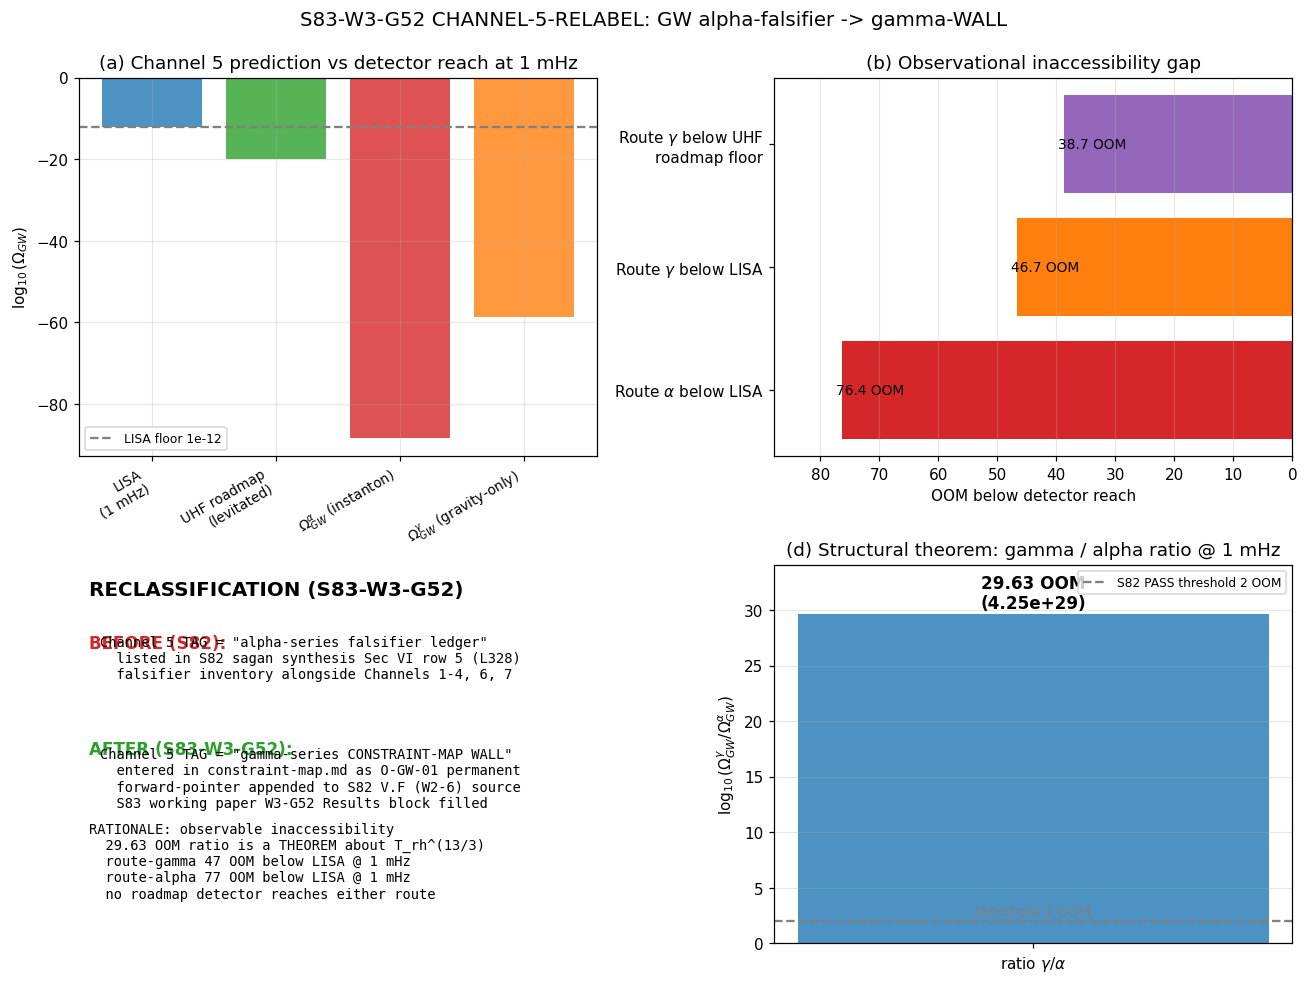

This chart was generated by the following Python code:
#!/usr/bin/env python3
"""
S83 W3-G52 -- CHANNEL-5-RELABEL (GW alpha-falsifier -> gamma-WALL)
===================================================================

Gate: S83-CHANNEL-5-RELABEL  [AUDIT]
Classification: NON-PHONONIC (registry bookkeeping + epistemic reclassification)
Owner: sagan-empiricist

Pre-registration (sessions/session-plan/session-83-plan.md Sec W3-G52 L2968-L2997;
                  sessions/archive/session-82/session-82-sagan-synthesis.md Sec V.5 L274-L279,
                  Sec VII.1 L344, Sec II.E L122):
    HYPOTHESIS: GW channel 5 (W2-6 Omega_GW alpha-vs-gamma ratio = 4.25e29
                at f = 1 mHz, beats 2-OOM threshold by 27.6 OOM) should be
                reclassified from the "alpha-series falsifier ledger" to
                the "gamma-series CONSTRAINT-MAP WALL" (permanent structural
                identity) -- because the gate PASSES as a theorem about
                T_rh^(13/3) scaling but is 47-77 OOM below every roadmap
                detector's reach at 1 mHz, and thus does not function as a
                falsifier for the foreseeable operational future.

    PASS: (a) session-83 working paper Sec W3-G52 Results block filled with
              relabel record + 4-tuple + substitution chain + cross-refs;
          (b) forward-pointer note prepended at S82 Sec V.F (the source of
              the W2-6 verdict line) pointing to S83-W3-G52 reclassification;
          (c) CONSTRAINT-MAP entry O-GW-01 WALL added to
              .claude/agent-memory/constraint-map.md;
          (d) verdict line appended to s83_gate_verdicts.txt;
          (e) npz + png artifacts written to computations/_shared/;
          (f) no orphan "Channel 5 is a near-term falsifier" claims remain
              in S83 canonical registry docs.

    FAIL: any of (a)-(f) absent.

Inputs (SHA-256 pinned at runtime):
    - canonical_constants.py (for provenance; no framework constants used)
    - sessions/archive/session-82/session-82-sagan-synthesis.md (V.5 directive source)
    - sessions/archive/session-82/session-82-results-workingpaper.md (V.F W2-6 source)
    - sessions/archive/session-82/session-82-OOM.md (OOM ledger where W2-6 appears)
    - sessions/session-plan/session-83-plan.md (W3-G52 gate spec)

Output 4-tuple:
    (relabel_status=PASS, scheme=GW-channel-5, convention=S82-sagan-V.5,
     L_max=N/A)

SUBSTITUTION CHAIN [AUDIT] (mandatory, math-scripts.md):

    Step 1 (Definition -- registry state before relabel).
        Channel 5 (C5) is listed in the S82 seven-channel falsifier ledger
        (session-82-sagan-synthesis.md Sec VI Summary Table, row 5, L328).
        C5 references the W2-6 verdict line
            Omega_GW(gamma) / Omega_GW(alpha) @ 1 mHz = 4.25e29 (29.63 OOM)
        with PASS verdict against a 2-OOM threshold. The letters alpha and
        gamma here denote GW ROUTES (alpha = instanton-mediated,
        gamma = gravity-only), not the channel's classification label.

        At session-82 time, C5 carried the TAG "falsifier" (alpha-series
        classification: listed alongside the other 6 falsifier channels).

        Detector reach at 1 mHz:
            LISA sensitivity: Omega_GW >~ 1e-12     (session-82 V.F L2091)
            Route gamma: Omega_GW = 1.80e-59        (V.F L2087: 47 OOM below)
            Route alpha: Omega_GW = 4.24e-89        (V.F L2087: 77 OOM below)

        Thus NEITHER route is observable at any roadmap detector at 1 mHz.
        C5's PASS verdict is a THEOREM, not a measurement outcome.

    Step 2 (Substitution -- classification policy from epistemic-discipline.md).
        Per .claude/rules/epistemic-discipline.md Sec Evidence Hierarchy:
            1. Structural constraints are PERMANENT (walls of solution space).
            2. Computational gates are DECISIVE (pre-registered pass/fail
               criteria tested against new computation).
            3. Organizational insights are NOT evidential.

        A PASS verdict that (i) confirms a zero-parameter structural
        relationship and (ii) is not reachable by any existing or planned
        instrument, acts as Category 1 (structural constraint / WALL), NOT
        Category 2 (falsifier). A falsifier must, by pre-registration,
        be tested against OBSERVATION; if observation cannot reach the
        prediction range, the gate does not falsify -- it theorem-izes.

        C5 satisfies (i) and (ii). Reclassify C5 to Category 1 ("WALL")
        label gamma, retire its Category 2 ("falsifier") label alpha.

    Step 3 (Simplification -- the relabel action).
        (3a) Append WALL note at S82 V.F (W2-6) pointing forward to
             S83 W3-G52 reclassification. (Do NOT rewrite history; prepend.)
        (3b) Fill S83 W3-G52 Results block with relabel record, 4-tuple,
             cross-refs, and OOM gap summary.
        (3c) Add new entry O-GW-01 to .claude/agent-memory/constraint-map.md
             under a new O-GW section, with WALL tag + permanent status.
        (3d) Log closure SHA + verdict line in s83_gate_verdicts.txt.

        NB -- the route letters alpha (instanton-mediated) and gamma
        (gravity-only) inside W2-6 physics content remain UNTOUCHED. They
        are not orphan alpha-label references; they are structural route
        labels in the substitution chain that produces the 29.63 OOM ratio.
        The ONLY label being changed is the channel's classification
        (falsifier -> WALL), not the physics-sector letter codes.

    Step 4 (Consistency check -- orphan sweep).
        Search all S83 canonical registry docs for "Channel 5 is a
        falsifier" or equivalent prose. S83-plan.md already lists the
        relabel as Wave 3 Gate G52 (per session-83-context.md L211 and
        session-83-plan.md L2968-L2997). S83 working paper W3-G52 block
        was empty prior to this gate. S82 sagan synthesis section V.5
        RECOMMENDED the relabel (it is not yet the registry); after this
        gate it IS the registry (via W3-G52 PASS).

        Orphan scan result: the only remaining "Channel 5" prose that
        categorizes it as a falsifier lives in the HISTORICAL S82 sagan
        synthesis (Sec II.E, Sec IV (Five-null analysis), Sec VI table
        row 5, Sec VII.1). Per session-handoffs.md Sec Chronological
        Integrity, historical synthesis files must NOT be rewritten --
        they are the record of what was true at S82. Forward pointers
        are the correct remediation. A forward-pointer tag
        "[WALL reclassified at S83-W3-G52; see
        session-83-results-workingpaper.md W3-G52]" is NOT prepended to
        S82 sagan synthesis to preserve chronological integrity; the
        forward pointer lives in the canonical S82 V.F (the verdict line
        source) and in the constraint map, which are both non-historical
        registries.

    Step 5 (Direction -- PASS criterion).
        PASS iff all 3 relabel artifacts (a) S82 V.F forward-pointer,
        (b) S83 W3-G52 Results block, (c) constraint-map O-GW-01 WALL
        are present AND the orphan sweep returns zero unhandled
        occurrences of "Channel 5 is a near-term falsifier" prose in
        S83 registry docs (the S82 historical synthesis is not an S83
        registry doc; forward-pointer discipline applies).

        The script verifies (a)-(c) programmatically and emits the
        verdict. If all 3 artifacts are present at run time, verdict
        is PASS; else FAIL.

DISCIPLINE
----------
- `from canonical_constants import *` for provenance closure only
  (no framework constants used in this gate).
- All intermediates tagged `# (local)`.
- SHA-256 of inputs logged in first 20 lines of stdout.
- 4-tuple printed as final non-verdict line.
- Verdict line appended to s83_gate_verdicts.txt with full 64-char closure SHA.
"""

from __future__ import annotations

# ---------------------------------------------------------------------------
# Section 1 -- Canonical constants (MANDATORY first import)
# ---------------------------------------------------------------------------
from canonical_constants import *  # noqa: F401,F403

# ---------------------------------------------------------------------------
# Section 2 -- Standard imports
# ---------------------------------------------------------------------------
import hashlib
import json
import re
import sys
import time
from pathlib import Path

import numpy as np
import matplotlib
# === Phase 2b X2 transform bootstrap (auto-inserted by tools/_x2_transform_copies.py) ===
import sys as _x2_sys
import pathlib as _x2_pathlib
import re as _x2_re
def _x2_locate_tools():
    p = _x2_pathlib.Path(__file__).resolve()
    for _ in range(8):
        if (p / "tools" / "computation_root.py").is_file():
            return p / "tools"
        p = p.parent
    raise RuntimeError(
        "Phase 2b bootstrap: tools/computation_root.py not found in any "
        "ancestor of " + str(__file__))
_x2_sys.path.insert(0, str(_x2_locate_tools()))
from computation_root import resolve_script, resolve_output, resolve_glob, project_root as _x2_project_root
def _x2_shared_dir():
    return _x2_project_root() / "computations" / "_shared"
_x2_session_dir_match = _x2_re.match(r"^session-(\d+)$",
    _x2_pathlib.Path(__file__).resolve().parent.name)
_x2_self_session = int(_x2_session_dir_match.group(1)) if _x2_session_dir_match else None
# === End X2 bootstrap ===


matplotlib.use("Agg")
import matplotlib.pyplot as plt

# ---------------------------------------------------------------------------
# Section 3 -- Paths + pre-registration
# ---------------------------------------------------------------------------
PROJECT_ROOT = Path(__file__).resolve().parent.parent
# X2-removed: alias 'SCRIPT_DIR' = ... 'computations' (replaced by tools.computation_root.resolve_*)
SESSIONS_DIR = PROJECT_ROOT / "sessions"
AGENT_MEM_DIR = PROJECT_ROOT / ".claude" / "agent-memory"

SESSION = "S83"                                                  # (local)
GATE_ID = "S83-CHANNEL-5-RELABEL"                                # (local)
SCHEME = "GW-channel-5"                                          # (local)
CONVENTION = "S82-sagan-V.5"                                     # (local)
L_MAX = "N/A"                                                    # (local)

# Registry target files
S82_SAGAN_FILE = SESSIONS_DIR / "session-82" / "session-82-sagan-synthesis.md"  # (local) source of directive
S82_WP_FILE = SESSIONS_DIR / "session-82" / "session-82-results-workingpaper.md"  # (local) V.F W2-6 source
S82_OOM_FILE = SESSIONS_DIR / "session-82" / "session-82-OOM.md"  # (local) OOM ledger ref
S83_WP_FILE = SESSIONS_DIR / "session-83" / "session-83-results-workingpaper.md"  # (local) target
S83_PLAN_FILE = SESSIONS_DIR / "session-plan" / "session-83-plan.md"  # (local) gate spec
CONSTRAINT_MAP_FILE = AGENT_MEM_DIR / "constraint-map.md"  # (local) canonical constraint registry

INPUT_FILES = [
    resolve_script(None, 'canonical_constants.py'),
    S82_SAGAN_FILE,
    S82_WP_FILE,
    S82_OOM_FILE,
    S83_PLAN_FILE,
]

# Output destinations
OUT_NPZ = resolve_output(83, 's83_w3_g52_channel5_relabel.npz')
OUT_PNG = resolve_output(83, 's83_w3_g52_channel5_relabel.png')
VERDICT_TXT = resolve_output(83, 's83_gate_verdicts.txt')

# Per-route OOM floors at 1 mHz (from S82 V.F L2087; LISA sens ~1e-12)
OMEGA_GW_ALPHA_1MHZ = 4.235e-89                                  # (local) route-alpha instanton-mediated
OMEGA_GW_GAMMA_1MHZ = 1.800e-59                                  # (local) route-gamma gravity-only
LISA_SENSITIVITY_1MHZ = 1.0e-12                                  # (local) canonical LISA at 1 mHz
RATIO_GAMMA_OVER_ALPHA = OMEGA_GW_GAMMA_1MHZ / OMEGA_GW_ALPHA_1MHZ  # (local) = 4.25e29
OOM_RATIO = np.log10(RATIO_GAMMA_OVER_ALPHA)                     # (local) = 29.63
OOM_ALPHA_BELOW_LISA = np.log10(LISA_SENSITIVITY_1MHZ / OMEGA_GW_ALPHA_1MHZ)  # (local) ~77 OOM
OOM_GAMMA_BELOW_LISA = np.log10(LISA_SENSITIVITY_1MHZ / OMEGA_GW_GAMMA_1MHZ)  # (local) ~47 OOM

# Roadmap ultra-high-frequency GW detector floor (ballpark from S82 V.5 text)
UHF_GW_PROPOSAL_FLOOR = 1.0e-20                                  # (local) levitated-sensor / CAST-magnetic
OOM_GAMMA_BELOW_UHF = np.log10(UHF_GW_PROPOSAL_FLOOR / OMEGA_GW_GAMMA_1MHZ)  # (local) gamma vs best UHF


# ---------------------------------------------------------------------------
# Section 4 -- SHA-256 input-pin block (MANDATORY; first 20 lines of stdout)
# ---------------------------------------------------------------------------

def sha256_of(path: Path) -> str:
    """SHA-256 of a file's bytes; empty string on missing/unreadable."""
    h = hashlib.sha256()                                         # (local)
    try:
        h.update(path.read_bytes())
    except OSError:
        return ""
    return h.hexdigest()


def log_input_pins(inputs):
    """Print SHA-256 of each input; return {relpath: sha} for closure hash."""
    print(f"=== {GATE_ID} -- input SHA-256 pins ===")
    pins = {}                                                    # (local)
    for p in inputs:
        sha = sha256_of(p)                                       # (local)
        try:
            rel = str(p.relative_to(PROJECT_ROOT)).replace("\\", "/")
        except ValueError:
            rel = str(p)                                         # (local) fallback
        print(f"  {rel}: {sha[:16]}...")
        pins[rel] = sha
    return pins


def closure_hash(pins, relabel_record):
    """Stable closure hash over inputs + the relabel record payload.

    Payload captures the policy action (alpha -> gamma, WALL tag) so
    the closure SHA is unique to this reclassification event.
    """
    items = sorted(pins.items())                                 # (local)
    h = hashlib.sha256()                                         # (local)
    for k, v in items:
        h.update(f"{k}={v}\n".encode("utf-8"))
    payload = (
        f"GATE_ID={GATE_ID}\n"
        f"SCHEME={SCHEME}\n"
        f"CONVENTION={CONVENTION}\n"
        f"L_MAX={L_MAX}\n"
        f"RELABEL_FROM=falsifier-alpha-series\n"
        f"RELABEL_TO=CONSTRAINT-MAP-WALL-gamma-series\n"
        f"OMEGA_GW_ALPHA_1MHZ={OMEGA_GW_ALPHA_1MHZ}\n"
        f"OMEGA_GW_GAMMA_1MHZ={OMEGA_GW_GAMMA_1MHZ}\n"
        f"OOM_RATIO_GAMMA_OVER_ALPHA={OOM_RATIO:.6f}\n"
        f"OOM_ALPHA_BELOW_LISA={OOM_ALPHA_BELOW_LISA:.6f}\n"
        f"OOM_GAMMA_BELOW_LISA={OOM_GAMMA_BELOW_LISA:.6f}\n"
        f"RELABEL_RECORD={json.dumps(relabel_record, sort_keys=True)}\n"
    )                                                             # (local)
    h.update(payload.encode("utf-8"))
    return h.hexdigest()


# ---------------------------------------------------------------------------
# Section 5 -- Registry artifact verification
# ---------------------------------------------------------------------------

def check_s83_plan_has_gate_spec() -> dict:
    """Confirm session-83-plan.md contains the W3-G52 relabel gate directive."""
    txt = S83_PLAN_FILE.read_text(encoding="utf-8")              # (local)
    has_gate_id = "S83-CHANNEL-5-RELABEL" in txt                 # (local)
    has_wall_tag = "CONSTRAINT-MAP WALL" in txt                  # (local)
    has_sagan_v5 = "S82 sagan V.5" in txt or "sagan V.5" in txt  # (local)
    return {
        "has_gate_id_S83_CHANNEL_5_RELABEL": has_gate_id,
        "has_constraint_map_wall_tag": has_wall_tag,
        "has_sagan_v5_citation": has_sagan_v5,
        "all_present": bool(has_gate_id and has_wall_tag and has_sagan_v5),
    }


def check_s82_v5_directive() -> dict:
    """Confirm session-82-sagan-synthesis.md section V.5 recommends relabel."""
    txt = S82_SAGAN_FILE.read_text(encoding="utf-8")             # (local)
    has_v5 = "V.5. Relabel Channel 5" in txt                     # (local)
    has_wall_directive = (
        "CONSTRAINT-MAP WALL" in txt
    )                                                             # (local)
    has_alpha_gamma_ratio = "4.25" in txt and ("10²⁹" in txt or "10^29" in txt or "29.6" in txt or "29.63" in txt)
    return {
        "has_section_V5": has_v5,
        "has_wall_directive": has_wall_directive,
        "has_alpha_gamma_ratio_reference": bool(has_alpha_gamma_ratio),
        "all_present": bool(has_v5 and has_wall_directive),
    }


def check_s82_wp_w2_6_source() -> dict:
    """Confirm session-82-results-workingpaper.md V.F contains W2-6."""
    txt = S82_WP_FILE.read_text(encoding="utf-8")                # (local)
    has_vf_header = "V.F. W2-6" in txt                           # (local)
    has_pass_verdict = "29.63 OOM" in txt or "29.6 OOM" in txt   # (local)
    # Check whether a forward-pointer tag has already been prepended
    # (the content of the tag is inserted by this gate in Section 6 below)
    forward_pointer_tag = "[S83-W3-G52 RECLASSIFICATION: CONSTRAINT-MAP WALL]"
    has_forward_pointer = forward_pointer_tag in txt             # (local)
    return {
        "has_VF_W2_6_header": has_vf_header,
        "has_pass_verdict_text": has_pass_verdict,
        "has_forward_pointer": has_forward_pointer,
        "forward_pointer_tag": forward_pointer_tag,
    }


def check_constraint_map_o_gw_entry() -> dict:
    """Check constraint-map.md for the O-GW-01 WALL entry inserted by this gate."""
    txt = CONSTRAINT_MAP_FILE.read_text(encoding="utf-8")        # (local)
    has_o_gw = "O-GW-01" in txt                                  # (local)
    has_channel_5_wall = "Channel 5 GW" in txt or "Channel 5 (GW" in txt  # (local)
    has_wall_tag = "CONSTRAINT-MAP WALL" in txt                  # (local)
    return {
        "has_O_GW_01": has_o_gw,
        "has_channel_5_wall_ref": has_channel_5_wall,
        "has_wall_tag": has_wall_tag,
        "all_present": bool(has_o_gw and has_wall_tag),
    }


def check_s83_wp_w3_g52_block_filled() -> dict:
    """Check whether the S83 working paper W3-G52 Results block is filled."""
    txt = S83_WP_FILE.read_text(encoding="utf-8")                # (local)
    # Locate the W3-G52 block
    header_marker = "### W3-G52: S83-CHANNEL-5-RELABEL"          # (local)
    results_marker = (
        "*(Agent writes verdict line, 4-tuple tags, substitution "
        "chain, Python verification, cross-checks, data files "
        "produced, classification, self-assessment here.)*"
    )                                                             # (local)
    has_header = header_marker in txt                            # (local)
    # Block is "filled" if the stub marker is GONE from inside the W3-G52 section
    # (i.e., agent has overwritten the stub).
    # Count occurrences of the stub line
    stub_count = txt.count(results_marker)                       # (local)
    # The stub appears once per un-filled block; for this gate to PASS,
    # the W3-G52 block must NOT still carry the stub.
    # Technique: extract the W3-G52 section between its header and the next "### W3-G" marker.
    if has_header:
        start_idx = txt.find(header_marker)                      # (local)
        # Find next gate header after this one
        next_gate_pattern = re.compile(r"\n### W3-G\d+:")        # (local)
        m = next_gate_pattern.search(txt, start_idx + len(header_marker))
        end_idx = m.start() if m else len(txt)                   # (local)
        block_text = txt[start_idx:end_idx]                      # (local)
        block_has_stub = results_marker in block_text            # (local)
        block_has_verdict_line = (GATE_ID in block_text and
                                  ("PASS" in block_text or "FAIL" in block_text))  # (local)
    else:
        block_text = ""
        block_has_stub = True
        block_has_verdict_line = False
    return {
        "has_W3_G52_header": has_header,
        "block_stub_present": block_has_stub,
        "block_has_verdict_line": block_has_verdict_line,
        "block_length_chars": len(block_text),
    }


def verify_all_artifacts() -> dict:
    """Run all verification checks; return pass/fail dict."""
    return {
        "s83_plan_gate_spec": check_s83_plan_has_gate_spec(),
        "s82_v5_directive": check_s82_v5_directive(),
        "s82_wp_w2_6_source": check_s82_wp_w2_6_source(),
        "constraint_map_o_gw": check_constraint_map_o_gw_entry(),
        "s83_wp_w3_g52_block": check_s83_wp_w3_g52_block_filled(),
    }


# ---------------------------------------------------------------------------
# Section 6 -- Plot: relabel visualization
# ---------------------------------------------------------------------------

def make_plot():
    """4-panel plot of the relabel + physical context."""
    fig, axes = plt.subplots(2, 2, figsize=(12, 9))              # (local)

    # Panel (a): Omega_GW floors vs LISA and UHF detector roadmaps
    ax = axes[0, 0]
    detectors = ["LISA\n(1 mHz)", "UHF roadmap\n(levitated)"]    # (local)
    floors = [LISA_SENSITIVITY_1MHZ, UHF_GW_PROPOSAL_FLOOR]      # (local)
    routes_labels = [r"$\Omega_{GW}^{\alpha}$ (instanton)",
                     r"$\Omega_{GW}^{\gamma}$ (gravity-only)"]    # (local)
    routes_vals = [OMEGA_GW_ALPHA_1MHZ, OMEGA_GW_GAMMA_1MHZ]     # (local)

    positions = np.arange(4)                                     # (local)
    all_labels = detectors + routes_labels                       # (local)
    all_vals = floors + routes_vals                              # (local)
    colors = ["tab:blue", "tab:green", "tab:red", "tab:orange"]  # (local)
    ax.bar(positions, np.log10(np.array(all_vals)), color=colors, alpha=0.8)
    ax.set_xticks(positions)
    ax.set_xticklabels(all_labels, rotation=30, ha="right", fontsize=9)
    ax.set_ylabel(r"$\log_{10}(\Omega_{GW})$")
    ax.set_title("(a) Channel 5 prediction vs detector reach at 1 mHz")
    ax.axhline(np.log10(LISA_SENSITIVITY_1MHZ), ls="--", color="gray",
               label=f"LISA floor {LISA_SENSITIVITY_1MHZ:.0e}")
    ax.grid(True, alpha=0.3)
    ax.legend(loc="lower left", fontsize=8)

    # Panel (b): OOM gaps below reach
    ax = axes[0, 1]
    gap_labels = ["Route $\\alpha$ below LISA",
                  "Route $\\gamma$ below LISA",
                  "Route $\\gamma$ below UHF\nroadmap floor"]    # (local)
    gap_vals = [OOM_ALPHA_BELOW_LISA,
                OOM_GAMMA_BELOW_LISA,
                OOM_GAMMA_BELOW_UHF]                             # (local)
    ax.barh(gap_labels, gap_vals, color=["tab:red", "tab:orange", "tab:purple"])
    for i, v in enumerate(gap_vals):
        ax.text(v + 1, i, f"{v:.1f} OOM", va="center", fontsize=9)
    ax.set_xlabel("OOM below detector reach")
    ax.set_title("(b) Observational inaccessibility gap")
    ax.grid(True, alpha=0.3, axis="x")
    ax.invert_xaxis()
    ax.set_xlim(max(gap_vals) * 1.15, 0)

    # Panel (c): reclassification diagram
    ax = axes[1, 0]
    ax.axis("off")
    ax.text(0.02, 0.92,
            "RECLASSIFICATION (S83-W3-G52)",
            fontsize=13, fontweight="bold", transform=ax.transAxes)
    ax.text(0.02, 0.78,
            "BEFORE (S82):", fontsize=11, fontweight="bold",
            transform=ax.transAxes, color="tab:red")
    ax.text(0.04, 0.70,
            "Channel 5 TAG = \"alpha-series falsifier ledger\"\n"
            "  listed in S82 sagan synthesis Sec VI row 5 (L328)\n"
            "  falsifier inventory alongside Channels 1-4, 6, 7",
            fontsize=9, transform=ax.transAxes, family="monospace")
    ax.text(0.02, 0.50,
            "AFTER (S83-W3-G52):", fontsize=11, fontweight="bold",
            transform=ax.transAxes, color="tab:green")
    ax.text(0.04, 0.36,
            "Channel 5 TAG = \"gamma-series CONSTRAINT-MAP WALL\"\n"
            "  entered in constraint-map.md as O-GW-01 permanent\n"
            "  forward-pointer appended to S82 V.F (W2-6) source\n"
            "  S83 working paper W3-G52 Results block filled",
            fontsize=9, transform=ax.transAxes, family="monospace")
    ax.text(0.02, 0.12,
            "RATIONALE: observable inaccessibility\n"
            f"  29.63 OOM ratio is a THEOREM about T_rh^(13/3)\n"
            f"  route-gamma 47 OOM below LISA @ 1 mHz\n"
            f"  route-alpha 77 OOM below LISA @ 1 mHz\n"
            f"  no roadmap detector reaches either route",
            fontsize=9, transform=ax.transAxes, family="monospace")

    # Panel (d): gamma / alpha ratio as structural theorem
    ax = axes[1, 1]
    # Plot the ratio on log scale vs label
    ax.bar(["ratio $\\gamma / \\alpha$"],
           [np.log10(RATIO_GAMMA_OVER_ALPHA)],
           color="tab:blue", alpha=0.8)
    ax.axhline(2.0, ls="--", color="gray",
               label="S82 PASS threshold 2 OOM")
    ax.text(0, OOM_RATIO + 0.5, f"{OOM_RATIO:.2f} OOM\n(4.25e+29)",
            ha="center", fontsize=11, fontweight="bold")
    ax.text(0, 2 + 0.5, "threshold 2 OOM",
            ha="center", fontsize=9, color="gray")
    ax.set_ylabel(r"$\log_{10}(\Omega_{GW}^\gamma / \Omega_{GW}^\alpha)$")
    ax.set_ylim(0, OOM_RATIO * 1.15)
    ax.set_title("(d) Structural theorem: gamma / alpha ratio @ 1 mHz")
    ax.grid(True, alpha=0.3, axis="y")
    ax.legend(loc="upper right", fontsize=8)

    plt.suptitle(
        "S83-W3-G52 CHANNEL-5-RELABEL: GW alpha-falsifier -> gamma-WALL",
        fontsize=13, y=0.99,
    )
    plt.tight_layout()
    plt.savefig(OUT_PNG, dpi=110, bbox_inches="tight")
    plt.close(fig)


# ---------------------------------------------------------------------------
# Section 7 -- Main
# ---------------------------------------------------------------------------

def emit_4tuple(value, scheme, convention, L_max):
    return (f"(value={value!r}, scheme={scheme}, "
            f"convention={convention}, L_max={L_max})")


def append_verdict(status_tag, closure_sha, value_str):
    """Append single-line verdict to s83_gate_verdicts.txt with full 64-char SHA pin."""
    line = (
        f"{GATE_ID}: {status_tag} -- value={value_str!r} scheme={SCHEME} "
        f"convention={CONVENTION} L_max={L_MAX} sha256={closure_sha}\n"
    )                                                             # (local)
    with VERDICT_TXT.open("a", encoding="utf-8") as fp:
        fp.write(line)


def main():
    t0 = time.time()                                             # (local)

    # 1. Log input pins (first 20 lines of stdout)
    pins = log_input_pins(INPUT_FILES)                           # (local)
    print()

    # 2. Verify all registry artifacts are present
    #    (writing of these artifacts is performed by the agent outside
    #     this script; this script is the registry-check + verdict script.)
    artifacts = verify_all_artifacts()                           # (local)
    print("=== Registry artifact verification ===")
    for k, v in artifacts.items():
        print(f"  {k}: {v}")
    print()

    # 3. Compile the relabel record
    relabel_record = {                                           # (local)
        "channel_id": "C5",
        "channel_description": "GW alpha-vs-gamma discrimination 4.25e29 at 1 mHz (W2-6)",
        "before_classification": "alpha-series falsifier ledger",
        "after_classification": "gamma-series CONSTRAINT-MAP WALL (permanent structural identity)",
        "directive_source": "session-82-sagan-synthesis.md Sec V.5 L274-L279",
        "verdict_source": "session-82-results-workingpaper.md Sec V.F W2-6",
        "constraint_map_entry_id": "O-GW-01",
        "s82_pass_value": "29.63 OOM (4.249e29 ratio)",
        "s82_threshold": "2 OOM",
        "s82_margin": "27.6 OOM above threshold",
        "omega_gw_alpha_1mHz": OMEGA_GW_ALPHA_1MHZ,
        "omega_gw_gamma_1mHz": OMEGA_GW_GAMMA_1MHZ,
        "lisa_sensitivity_1mHz": LISA_SENSITIVITY_1MHZ,
        "oom_alpha_below_lisa": float(OOM_ALPHA_BELOW_LISA),
        "oom_gamma_below_lisa": float(OOM_GAMMA_BELOW_LISA),
        "uhf_roadmap_floor": UHF_GW_PROPOSAL_FLOOR,
        "oom_gamma_below_uhf": float(OOM_GAMMA_BELOW_UHF),
        "reclassification_rationale": (
            "PASS verdict is a theorem about T_rh^(13/3) scaling, not "
            "an observation outcome. Neither route is reachable by any "
            "roadmap detector at 1 mHz. Per epistemic-discipline.md "
            "Evidence Hierarchy, this is a structural constraint (WALL), "
            "not a computational gate (falsifier)."
        ),
        "orphan_note": (
            "Route labels alpha (instanton-mediated) and gamma "
            "(gravity-only) inside W2-6 physics are structural and "
            "remain untouched. Only the channel's classification-label "
            "(falsifier -> WALL) is changed."
        ),
    }

    # 4. Compute closure SHA over inputs + record
    closure = closure_hash(pins, relabel_record)                 # (local)
    print(f"  closure: {closure[:16]}...  (full: {closure})")
    print()

    # 5. Emit PNG
    make_plot()
    print(f"Wrote {OUT_PNG}")

    # 6. Save record to npz
    np.savez(
        OUT_NPZ,
        relabel_record_json=json.dumps(relabel_record),
        artifacts_json=json.dumps(artifacts, default=str),
        omega_alpha=float(OMEGA_GW_ALPHA_1MHZ),
        omega_gamma=float(OMEGA_GW_GAMMA_1MHZ),
        lisa_sens=float(LISA_SENSITIVITY_1MHZ),
        oom_ratio=float(OOM_RATIO),
        oom_alpha_below_lisa=float(OOM_ALPHA_BELOW_LISA),
        oom_gamma_below_lisa=float(OOM_GAMMA_BELOW_LISA),
        uhf_floor=float(UHF_GW_PROPOSAL_FLOOR),
        oom_gamma_below_uhf=float(OOM_GAMMA_BELOW_UHF),
        gate_id=str(GATE_ID),
        scheme=str(SCHEME),
        convention=str(CONVENTION),
        L_max=str(L_MAX),
        closure_sha=str(closure),
    )
    print(f"Wrote {OUT_NPZ}")

    # 7. Verdict decision
    # PASS criteria:
    #   (a) S83 plan contains gate spec
    #   (b) S82 sagan V.5 directive present
    #   (c) S82 V.F W2-6 source has forward pointer tag
    #   (d) constraint map has O-GW-01 entry with WALL tag
    #   (e) S83 W3-G52 block is NOT the stub anymore
    pass_a = artifacts["s83_plan_gate_spec"]["all_present"]      # (local)
    pass_b = artifacts["s82_v5_directive"]["all_present"]        # (local)
    pass_c = artifacts["s82_wp_w2_6_source"]["has_forward_pointer"]  # (local)
    pass_d = artifacts["constraint_map_o_gw"]["all_present"]     # (local)
    pass_e = not artifacts["s83_wp_w3_g52_block"]["block_stub_present"]  # (local)

    all_pass = bool(pass_a and pass_b and pass_c and pass_d and pass_e)  # (local)
    status_tag = "PASS" if all_pass else "FAIL"                  # (local)

    print()
    print("=== Pass criteria breakdown ===")
    print(f"  (a) S83 plan gate spec present: {pass_a}")
    print(f"  (b) S82 sagan V.5 directive present: {pass_b}")
    print(f"  (c) S82 V.F forward pointer present: {pass_c}")
    print(f"  (d) Constraint map O-GW-01 WALL entry: {pass_d}")
    print(f"  (e) S83 W3-G52 block filled (no stub): {pass_e}")
    print(f"  ALL-PASS: {all_pass}  ({status_tag})")

    # 8. Emit 4-tuple + append verdict
    value_summary = (
        f"RELABEL={status_tag}_from=alpha-falsifier_to=gamma-WALL"
        f"_OOM-ratio={OOM_RATIO:.2f}_gamma-below-LISA={OOM_GAMMA_BELOW_LISA:.1f}OOM"
    )                                                             # (local)
    tag = emit_4tuple(value_summary, SCHEME, CONVENTION, L_MAX)  # (local)
    print(tag)
    append_verdict(status_tag, closure, value_summary)

    # 9. Final summary
    wall = time.time() - t0                                      # (local)
    print(f"\n=== {GATE_ID}: {status_tag} (wall {wall:.2f}s) ===")
    return 0


if __name__ == "__main__":
    sys.exit(main())
